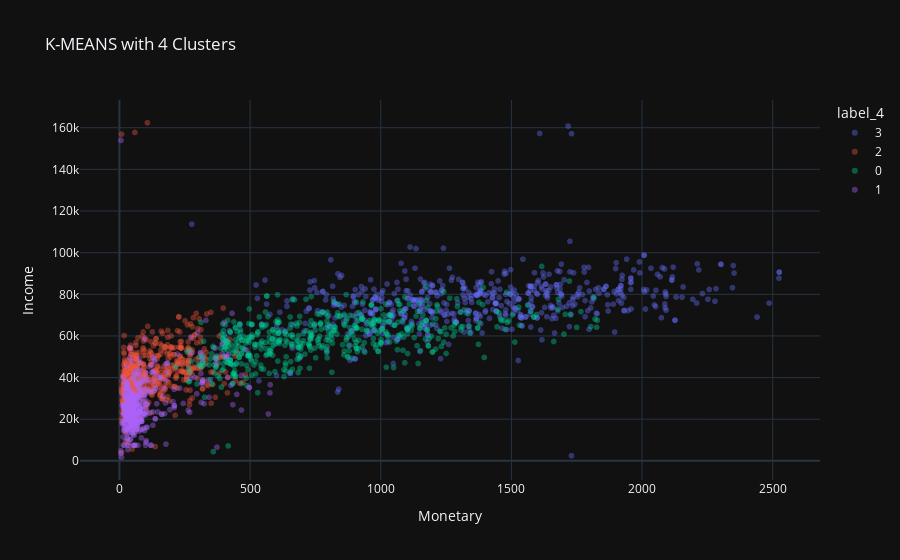

The notebook cell saved with this chart:
### Code cell
plot_kmeans_4 = px.scatter(
        df_kmeans, 
        x = 'Monetary',
        y = 'Income',
        color = "label_4",
        opacity=0.4,
        template="plotly_dark",
        title = "K-MEANS with 4 Clusters"
)
plot_kmeans_4.show()

### Figure 1 — Plotly figure (JSON) as saved in the notebook; plotly's stock layout.template omitted (floating-point values rounded to 4 significant figures; data arrays with more than 128 entries replaced by an {"elided": "..."} marker saying what was removed)
{"data": [{"hovertemplate": "label_4=3<br>Monetary=%{x}<br>Income=%{y}<extra></extra>", "legendgroup": "3", "marker": {"color": "#636efa", "opacity": 0.4, "symbol": "circle"}, "mode": "markers", "name": "3", "showlegend": true, "type": "scattergl", "x": {"elided": "564 int values"}, "xaxis": "x", "y": {"elided": "564 int values"}, "yaxis": "y"}, {"hovertemplate": "label_4=2<br>Monetary=%{x}<br>Income=%{y}<extra></extra>", "legendgroup": "2", "marker": {"color": "#EF553B", "opacity": 0.4, "symbol": "circle"}, "mode": "markers", "name": "2", "showlegend": true, "type": "scattergl", "x": {"elided": "672 int values"}, "xaxis": "x", "y": {"elided": "672 int values"}, "yaxis": "y"}, {"hovertemplate": "label_4=0<br>Monetary=%{x}<br>Income=%{y}<extra></extra>", "legendgroup": "0", "marker": {"color": "#00cc96", "opacity": 0.4, "symbol": "circle"}, "mode": "markers", "name": "0", "showlegend": true, "type": "scattergl", "x": {"elided": "560 int values"}, "xaxis": "x", "y": {"elided": "560 int values"}, "yaxis": "y"}, {"hovertemplate": "label_4=1<br>Monetary=%{x}<br>Income=%{y}<extra></extra>", "legendgroup": "1", "marker": {"color": "#ab63fa", "opacity": 0.4, "symbol": "circle"}, "mode": "markers", "name": "1", "showlegend": true, "type": "scattergl", "x": {"elided": "416 int values"}, "xaxis": "x", "y": {"elided": "416 int values"}, "yaxis": "y"}], "layout": {"legend": {"title": {"text": "label_4"}, "tracegroupgap": 0}, "title": {"text": "K-MEANS with 4 Clusters"}, "xaxis": {"anchor": "y", "domain": [0, 1], "title": {"text": "Monetary"}}, "yaxis": {"anchor": "x", "domain": [0, 1], "title": {"text": "Income"}}}}
